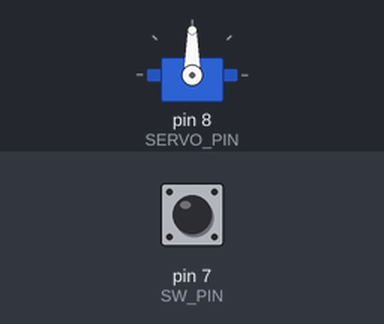
The sketch below on a simulated Arduino Uno, built with avr-gcc and run on an emulated ATmega328P. Parts: servo. The inputs (shaded band) are chosen by the test bench; at power-on: pin 7 (SW_PIN) HIGH.

Above: at 1.2 s.
1.3 s: pin 7 (SW_PIN) pulled LOW for 0.15 s
At 1.8 s:
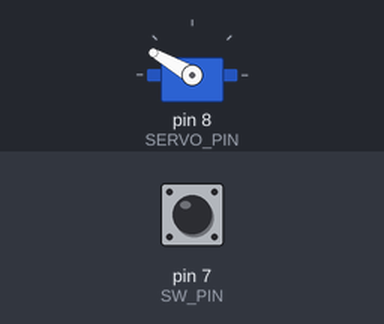
4.4 s: pin 7 (SW_PIN) pulled LOW for 1 s
At 7.7 s:
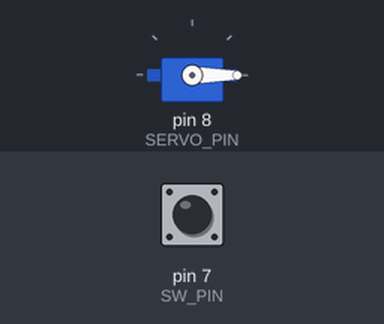
8.4 s: pin 7 (SW_PIN) pulled LOW for 3.2 s
At 9.6 s:
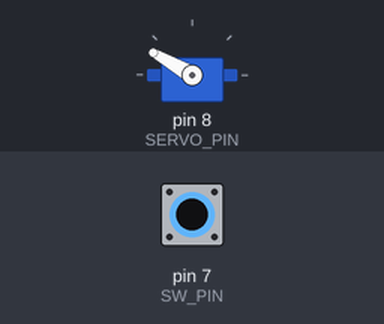
Timing chart, 0 to 15.9 s (numbered marks = the images above; inputs shaded):
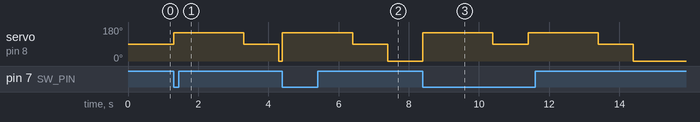

The sketch:

sketch_may25a.ino
```cpp
#include<Servo.h>
#define SW_PIN 7
#define SERVO_PIN 8

Servo servo;

void setup()
{
  pinMode(SW_PIN,INPUT_PULLUP);
  servo.attach(SERVO_PIN,500,2400);
  servo.write(90);
}

void loop()
{
  bool sw=digitalRead(SW_PIN);

  if(sw==0)
  {
    servo.write(150);
    delay(2000);
    servo.write(90);
    delay(1000);
    servo.write(0);
  }
  // put your main code here, to run repeatedly:

}
```

Measured:
- after the input at 1.3 s, servo on pin 8 (SERVO_PIN): 90° → 150° at once, → 90° 2.0 s later, → 0° 1.0 s later
- after the input at 4.4 s, servo on pin 8 (SERVO_PIN): 0° → 150° at once, → 90° 2.0 s later, → 0° 1.0 s later
- after the input at 8.4 s, servo on pin 8 (SERVO_PIN): 0° → 150° at once, → 90° 2.0 s later, → 150° 1.0 s later, → 90° 2.0 s later, … (5 changes in this stretch)
